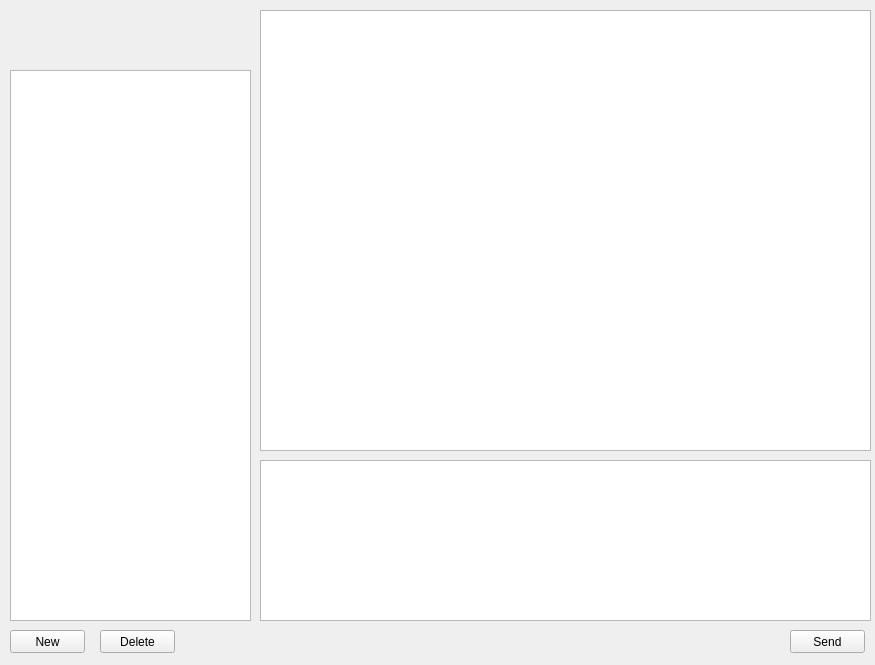
<?xml version="1.0" encoding="UTF-8"?>
<ui version="4.0">
 <class>Form</class>
 <widget class="QWidget" name="Form">
  <property name="geometry">
   <rect>
    <x>0</x>
    <y>0</y>
    <width>875</width>
    <height>665</height>
   </rect>
  </property>
  <property name="windowTitle">
   <string>Form</string>
  </property>
  <property name="windowIcon">
   <iconset>
    <normaloff>icon/telegram.png</normaloff>icon/telegram.png</iconset>
  </property>
  <widget class="QTextEdit" name="textEdit">
   <property name="geometry">
    <rect>
     <x>260</x>
     <y>460</y>
     <width>611</width>
     <height>161</height>
    </rect>
   </property>
  </widget>
  <widget class="QListWidget" name="conversationList">
   <property name="geometry">
    <rect>
     <x>260</x>
     <y>10</y>
     <width>611</width>
     <height>441</height>
    </rect>
   </property>
  </widget>
  <widget class="QPushButton" name="newButton">
   <property name="geometry">
    <rect>
     <x>10</x>
     <y>630</y>
     <width>75</width>
     <height>23</height>
    </rect>
   </property>
   <property name="text">
    <string>New</string>
   </property>
  </widget>
  <widget class="QPushButton" name="deleteButton">
   <property name="geometry">
    <rect>
     <x>100</x>
     <y>630</y>
     <width>75</width>
     <height>23</height>
    </rect>
   </property>
   <property name="text">
    <string>Delete</string>
   </property>
  </widget>
  <widget class="QPushButton" name="sendButton">
   <property name="geometry">
    <rect>
     <x>790</x>
     <y>630</y>
     <width>75</width>
     <height>23</height>
    </rect>
   </property>
   <property name="text">
    <string>Send</string>
   </property>
  </widget>
  <widget class="QListWidget" name="contactList">
   <property name="geometry">
    <rect>
     <x>10</x>
     <y>70</y>
     <width>241</width>
     <height>551</height>
    </rect>
   </property>
  </widget>
  <widget class="QLabel" name="label">
   <property name="geometry">
    <rect>
     <x>10</x>
     <y>10</y>
     <width>61</width>
     <height>51</height>
    </rect>
   </property>
   <property name="text">
    <string/>
   </property>
  </widget>
  <widget class="QLabel" name="label_2">
   <property name="geometry">
    <rect>
     <x>90</x>
     <y>10</y>
     <width>161</width>
     <height>51</height>
    </rect>
   </property>
   <property name="text">
    <string/>
   </property>
  </widget>
 </widget>
 <resources/>
 <connections/>
</ui>
